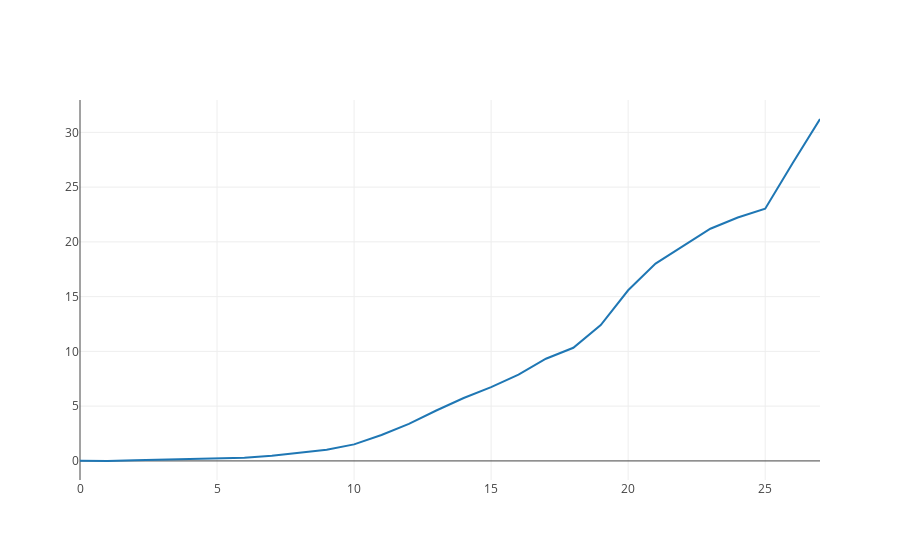

Source (notebook cell):
### Code cell
iplot([data4])

### Figure 1 — Plotly figure (JSON) as saved in the notebook; plotly's stock layout.template omitted (floating-point values rounded to 4 significant figures)
{"data": [{"type": "scatter", "x": [0, 1, 2, 3, 4, 5, 6, 7, 8, 9, 10, 11, 12, 13, 14, 15, 16, 17, 18, 19, 20, 21, 22, 23, 24, 25, 26, 27], "y": [0.002961, -0.008633, 0.06422, 0.1189, 0.1594, 0.1909, 0.2949, 0.4681, 0.7116, 1.012, 1.507, 2.364, 3.374, 4.6, 5.747, 6.735, 7.88, 9.327, 10.33, 12.41, 15.58, 18.01, 19.61, 21.2, 22.22, 23.03, 27.19, 31.22]}], "layout": {}}
